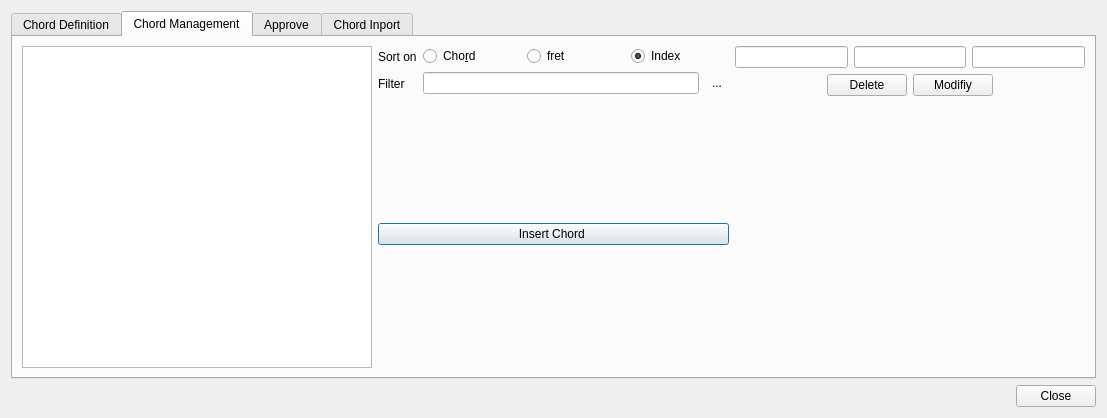
<?xml version="1.0" encoding="UTF-8"?>
<ui version="4.0">
 <class>DialogChordDefinition</class>
 <widget class="QDialog" name="DialogChordDefinition">
  <property name="geometry">
   <rect>
    <x>0</x>
    <y>0</y>
    <width>1107</width>
    <height>418</height>
   </rect>
  </property>
  <property name="windowTitle">
   <string>Chord Definition</string>
  </property>
  <layout class="QHBoxLayout" name="horizontalLayout_17">
   <item>
    <layout class="QVBoxLayout" name="verticalLayout_11">
     <item>
      <layout class="QVBoxLayout" name="verticalLayout_2">
       <item>
        <layout class="QHBoxLayout" name="horizontalLayout">
         <item>
          <widget class="QTabWidget" name="tabWidget">
           <property name="currentIndex">
            <number>1</number>
           </property>
           <property name="movable">
            <bool>true</bool>
           </property>
           <property name="tabBarAutoHide">
            <bool>true</bool>
           </property>
           <widget class="QWidget" name="tabNewChord">
            <attribute name="title">
             <string>Chord Definition</string>
            </attribute>
            <layout class="QVBoxLayout" name="verticalLayout_16">
             <item>
              <layout class="QVBoxLayout" name="verticalLayout_15">
               <item>
                <widget class="Neck" name="neck">
                 <property name="sizePolicy">
                  <sizepolicy hsizetype="Expanding" vsizetype="Expanding">
                   <horstretch>0</horstretch>
                   <verstretch>0</verstretch>
                  </sizepolicy>
                 </property>
                </widget>
               </item>
               <item>
                <layout class="QHBoxLayout" name="horizontalLayout_2">
                 <item>
                  <layout class="QVBoxLayout" name="verticalLayout">
                   <item>
                    <widget class="QLabel" name="labelChordName">
                     <property name="text">
                      <string>Chord name</string>
                     </property>
                    </widget>
                   </item>
                   <item>
                    <widget class="QLabel" name="labelTranslatedChordnName">
                     <property name="text">
                      <string>Translated chord name</string>
                     </property>
                    </widget>
                   </item>
                  </layout>
                 </item>
                 <item>
                  <layout class="QVBoxLayout" name="verticalLayout_12">
                   <item>
                    <widget class="QLineEdit" name="lineEditChord">
                     <property name="readOnly">
                      <bool>true</bool>
                     </property>
                    </widget>
                   </item>
                   <item>
                    <widget class="QLineEdit" name="lineEditTranslatedChord">
                     <property name="readOnly">
                      <bool>true</bool>
                     </property>
                    </widget>
                   </item>
                  </layout>
                 </item>
                 <item>
                  <widget class="QListWidget" name="listWidgetChords">
                   <property name="maximumSize">
                    <size>
                     <width>150</width>
                     <height>60</height>
                    </size>
                   </property>
                  </widget>
                 </item>
                 <item>
                  <widget class="QLineEdit" name="lineEditNotation">
                   <property name="readOnly">
                    <bool>true</bool>
                   </property>
                  </widget>
                 </item>
                 <item>
                  <widget class="QLineEdit" name="lineEditName"/>
                 </item>
                 <item>
                  <widget class="QToolButton" name="toolButtonPlus">
                   <property name="font">
                    <font>
                     <pointsize>20</pointsize>
                    </font>
                   </property>
                   <property name="text">
                    <string>+</string>
                   </property>
                  </widget>
                 </item>
                 <item>
                  <layout class="QVBoxLayout" name="verticalLayout_13">
                   <item>
                    <widget class="QLabel" name="labelInDataBase">
                     <property name="text">
                      <string>In database</string>
                     </property>
                    </widget>
                   </item>
                   <item>
                    <widget class="QLabel" name="labelApproved">
                     <property name="text">
                      <string>Approved</string>
                     </property>
                    </widget>
                   </item>
                  </layout>
                 </item>
                 <item>
                  <layout class="QVBoxLayout" name="verticalLayout_14">
                   <item>
                    <widget class="QLabel" name="labelFlagDatabase">
                     <property name="text">
                      <string/>
                     </property>
                     <property name="pixmap">
                      <pixmap resource="../Resources/resources.qrc">:/Image/Images/task-reject.png</pixmap>
                     </property>
                    </widget>
                   </item>
                   <item>
                    <widget class="QLabel" name="labelFlagApproved">
                     <property name="text">
                      <string/>
                     </property>
                     <property name="pixmap">
                      <pixmap resource="../Resources/resources.qrc">:/Image/Images/task-reject.png</pixmap>
                     </property>
                    </widget>
                   </item>
                  </layout>
                 </item>
                </layout>
               </item>
              </layout>
             </item>
            </layout>
           </widget>
           <widget class="QWidget" name="tab_2">
            <attribute name="title">
             <string>Chord Management</string>
            </attribute>
            <layout class="QVBoxLayout" name="verticalLayout_9">
             <item>
              <layout class="QHBoxLayout" name="horizontalLayout_12">
               <item>
                <widget class="QTableView" name="tableViewChordDefinition"/>
               </item>
               <item>
                <layout class="QVBoxLayout" name="verticalLayout_8">
                 <item>
                  <layout class="QHBoxLayout" name="horizontalLayout_11">
                   <item>
                    <layout class="QVBoxLayout" name="verticalLayout_7">
                     <item>
                      <widget class="QLabel" name="labelSortON">
                       <property name="text">
                        <string>Sort on</string>
                       </property>
                      </widget>
                     </item>
                     <item>
                      <widget class="QLabel" name="labelFilter">
                       <property name="text">
                        <string>Filter</string>
                       </property>
                      </widget>
                     </item>
                    </layout>
                   </item>
                   <item>
                    <layout class="QVBoxLayout" name="verticalLayout_6">
                     <item>
                      <layout class="QHBoxLayout" name="horizontalLayout_9">
                       <item>
                        <widget class="QRadioButton" name="radioButtonChordName">
                         <property name="text">
                          <string>Cho&amp;rd </string>
                         </property>
                        </widget>
                       </item>
                       <item>
                        <widget class="QRadioButton" name="radioButtonFret">
                         <property name="text">
                          <string>fret</string>
                         </property>
                        </widget>
                       </item>
                       <item>
                        <widget class="QRadioButton" name="radioButtonSortIndex">
                         <property name="text">
                          <string>Index</string>
                         </property>
                         <property name="checked">
                          <bool>true</bool>
                         </property>
                        </widget>
                       </item>
                      </layout>
                     </item>
                     <item>
                      <layout class="QHBoxLayout" name="horizontalLayout_10">
                       <item>
                        <widget class="QLineEdit" name="lineEditFilter"/>
                       </item>
                       <item>
                        <widget class="QToolButton" name="toolButtonClearFilter">
                         <property name="text">
                          <string>...</string>
                         </property>
                         <property name="icon">
                          <iconset resource="../Resources/resources.qrc">
                           <normaloff>:/Image/Images/cross.png</normaloff>:/Image/Images/cross.png</iconset>
                         </property>
                         <property name="autoRaise">
                          <bool>true</bool>
                         </property>
                        </widget>
                       </item>
                      </layout>
                     </item>
                    </layout>
                   </item>
                  </layout>
                 </item>
                 <item>
                  <spacer name="verticalSpacer_2">
                   <property name="orientation">
                    <enum>Qt::Vertical</enum>
                   </property>
                   <property name="sizeHint" stdset="0">
                    <size>
                     <width>20</width>
                     <height>40</height>
                    </size>
                   </property>
                  </spacer>
                 </item>
                 <item>
                  <widget class="QPushButton" name="pushButtonInsertChord">
                   <property name="text">
                    <string>Insert Chord </string>
                   </property>
                  </widget>
                 </item>
                 <item>
                  <spacer name="verticalSpacer">
                   <property name="orientation">
                    <enum>Qt::Vertical</enum>
                   </property>
                   <property name="sizeHint" stdset="0">
                    <size>
                     <width>20</width>
                     <height>40</height>
                    </size>
                   </property>
                  </spacer>
                 </item>
                </layout>
               </item>
               <item>
                <layout class="QVBoxLayout" name="verticalLayout_5">
                 <item>
                  <layout class="QHBoxLayout" name="horizontalLayout_7">
                   <item>
                    <widget class="QLineEdit" name="lineEditNameIndex"/>
                   </item>
                   <item>
                    <widget class="QLineEdit" name="lineEditNameTranaslatedIndex"/>
                   </item>
                   <item>
                    <widget class="QLineEdit" name="lineEditValueIndex"/>
                   </item>
                  </layout>
                 </item>
                 <item>
                  <layout class="QHBoxLayout" name="horizontalLayout_8">
                   <item>
                    <spacer name="horizontalSpacer_3">
                     <property name="orientation">
                      <enum>Qt::Horizontal</enum>
                     </property>
                     <property name="sizeHint" stdset="0">
                      <size>
                       <width>40</width>
                       <height>20</height>
                      </size>
                     </property>
                    </spacer>
                   </item>
                   <item>
                    <widget class="QPushButton" name="pushButtonDelete">
                     <property name="text">
                      <string>Delete</string>
                     </property>
                    </widget>
                   </item>
                   <item>
                    <widget class="QPushButton" name="pushButtonModify">
                     <property name="text">
                      <string>Modifiy</string>
                     </property>
                    </widget>
                   </item>
                   <item>
                    <spacer name="horizontalSpacer_4">
                     <property name="orientation">
                      <enum>Qt::Horizontal</enum>
                     </property>
                     <property name="sizeHint" stdset="0">
                      <size>
                       <width>40</width>
                       <height>20</height>
                      </size>
                     </property>
                    </spacer>
                   </item>
                  </layout>
                 </item>
                 <item>
                  <widget class="ChordDiagram" name="widget" native="true"/>
                 </item>
                </layout>
               </item>
              </layout>
             </item>
            </layout>
           </widget>
           <widget class="QWidget" name="tab_3">
            <attribute name="title">
             <string>Approve</string>
            </attribute>
            <layout class="QHBoxLayout" name="horizontalLayout_16">
             <item>
              <layout class="QHBoxLayout" name="horizontalLayout_15">
               <item>
                <widget class="QTableView" name="tableViewNonApproved"/>
               </item>
               <item>
                <layout class="QVBoxLayout" name="verticalLayout_10">
                 <item>
                  <layout class="QHBoxLayout" name="horizontalLayout_13">
                   <item>
                    <widget class="QLineEdit" name="lineEditNameNoApproved"/>
                   </item>
                   <item>
                    <widget class="QLineEdit" name="lineEditTranslatedNameNoApproved"/>
                   </item>
                   <item>
                    <widget class="QLineEdit" name="lineEditValueNoApproved"/>
                   </item>
                  </layout>
                 </item>
                 <item>
                  <layout class="QHBoxLayout" name="horizontalLayout_14">
                   <item>
                    <spacer name="horizontalSpacer_5">
                     <property name="orientation">
                      <enum>Qt::Horizontal</enum>
                     </property>
                     <property name="sizeHint" stdset="0">
                      <size>
                       <width>40</width>
                       <height>20</height>
                      </size>
                     </property>
                    </spacer>
                   </item>
                   <item>
                    <widget class="QPushButton" name="pushButtonDeleteApprove">
                     <property name="text">
                      <string>Delete</string>
                     </property>
                    </widget>
                   </item>
                   <item>
                    <widget class="QPushButton" name="pushButtonApprove">
                     <property name="text">
                      <string>Approve</string>
                     </property>
                    </widget>
                   </item>
                   <item>
                    <spacer name="horizontalSpacer_6">
                     <property name="orientation">
                      <enum>Qt::Horizontal</enum>
                     </property>
                     <property name="sizeHint" stdset="0">
                      <size>
                       <width>40</width>
                       <height>20</height>
                      </size>
                     </property>
                    </spacer>
                   </item>
                  </layout>
                 </item>
                 <item>
                  <widget class="ChordDiagram" name="widget_2" native="true"/>
                 </item>
                </layout>
               </item>
              </layout>
             </item>
            </layout>
           </widget>
           <widget class="QWidget" name="tab">
            <attribute name="title">
             <string>Chord Inport</string>
            </attribute>
            <layout class="QVBoxLayout" name="verticalLayout_4">
             <item>
              <layout class="QHBoxLayout" name="horizontalLayout_6">
               <item>
                <widget class="QPlainTextEdit" name="plainTextEditImport"/>
               </item>
               <item>
                <layout class="QVBoxLayout" name="verticalLayout_3">
                 <item>
                  <widget class="QLabel" name="label81">
                   <property name="text">
                    <string>Copy paste chords in form </string>
                   </property>
                  </widget>
                 </item>
                 <item>
                  <widget class="QLabel" name="label_3">
                   <property name="text">
                    <string>chord=relative position 6 ..position 1 </string>
                   </property>
                  </widget>
                 </item>
                 <item>
                  <widget class="QLabel" name="label_2">
                   <property name="text">
                    <string>C(III)=3 0 0 3 3 3 0  </string>
                   </property>
                  </widget>
                 </item>
                 <item>
                  <layout class="QHBoxLayout" name="horizontalLayout_5">
                   <item>
                    <spacer name="horizontalSpacer_2">
                     <property name="orientation">
                      <enum>Qt::Horizontal</enum>
                     </property>
                     <property name="sizeHint" stdset="0">
                      <size>
                       <width>40</width>
                       <height>20</height>
                      </size>
                     </property>
                    </spacer>
                   </item>
                   <item>
                    <widget class="QPushButton" name="pushButtonImport">
                     <property name="text">
                      <string>Import</string>
                     </property>
                    </widget>
                   </item>
                  </layout>
                 </item>
                </layout>
               </item>
              </layout>
             </item>
            </layout>
           </widget>
          </widget>
         </item>
        </layout>
       </item>
      </layout>
     </item>
     <item>
      <layout class="QHBoxLayout" name="horizontalLayout_4">
       <item>
        <spacer name="horizontalSpacer">
         <property name="orientation">
          <enum>Qt::Horizontal</enum>
         </property>
         <property name="sizeHint" stdset="0">
          <size>
           <width>40</width>
           <height>20</height>
          </size>
         </property>
        </spacer>
       </item>
       <item>
        <widget class="QPushButton" name="pushButtonCancel">
         <property name="text">
          <string>Close</string>
         </property>
        </widget>
       </item>
      </layout>
     </item>
    </layout>
   </item>
  </layout>
 </widget>
 <customwidgets>
  <customwidget>
   <class>Neck</class>
   <extends>QGraphicsView</extends>
   <header>neck.h</header>
  </customwidget>
  <customwidget>
   <class>ChordDiagram</class>
   <extends>QWidget</extends>
   <header>chorddiagram.h</header>
   <container>1</container>
  </customwidget>
 </customwidgets>
 <resources>
  <include location="../Resources/resources.qrc"/>
 </resources>
 <connections/>
</ui>
